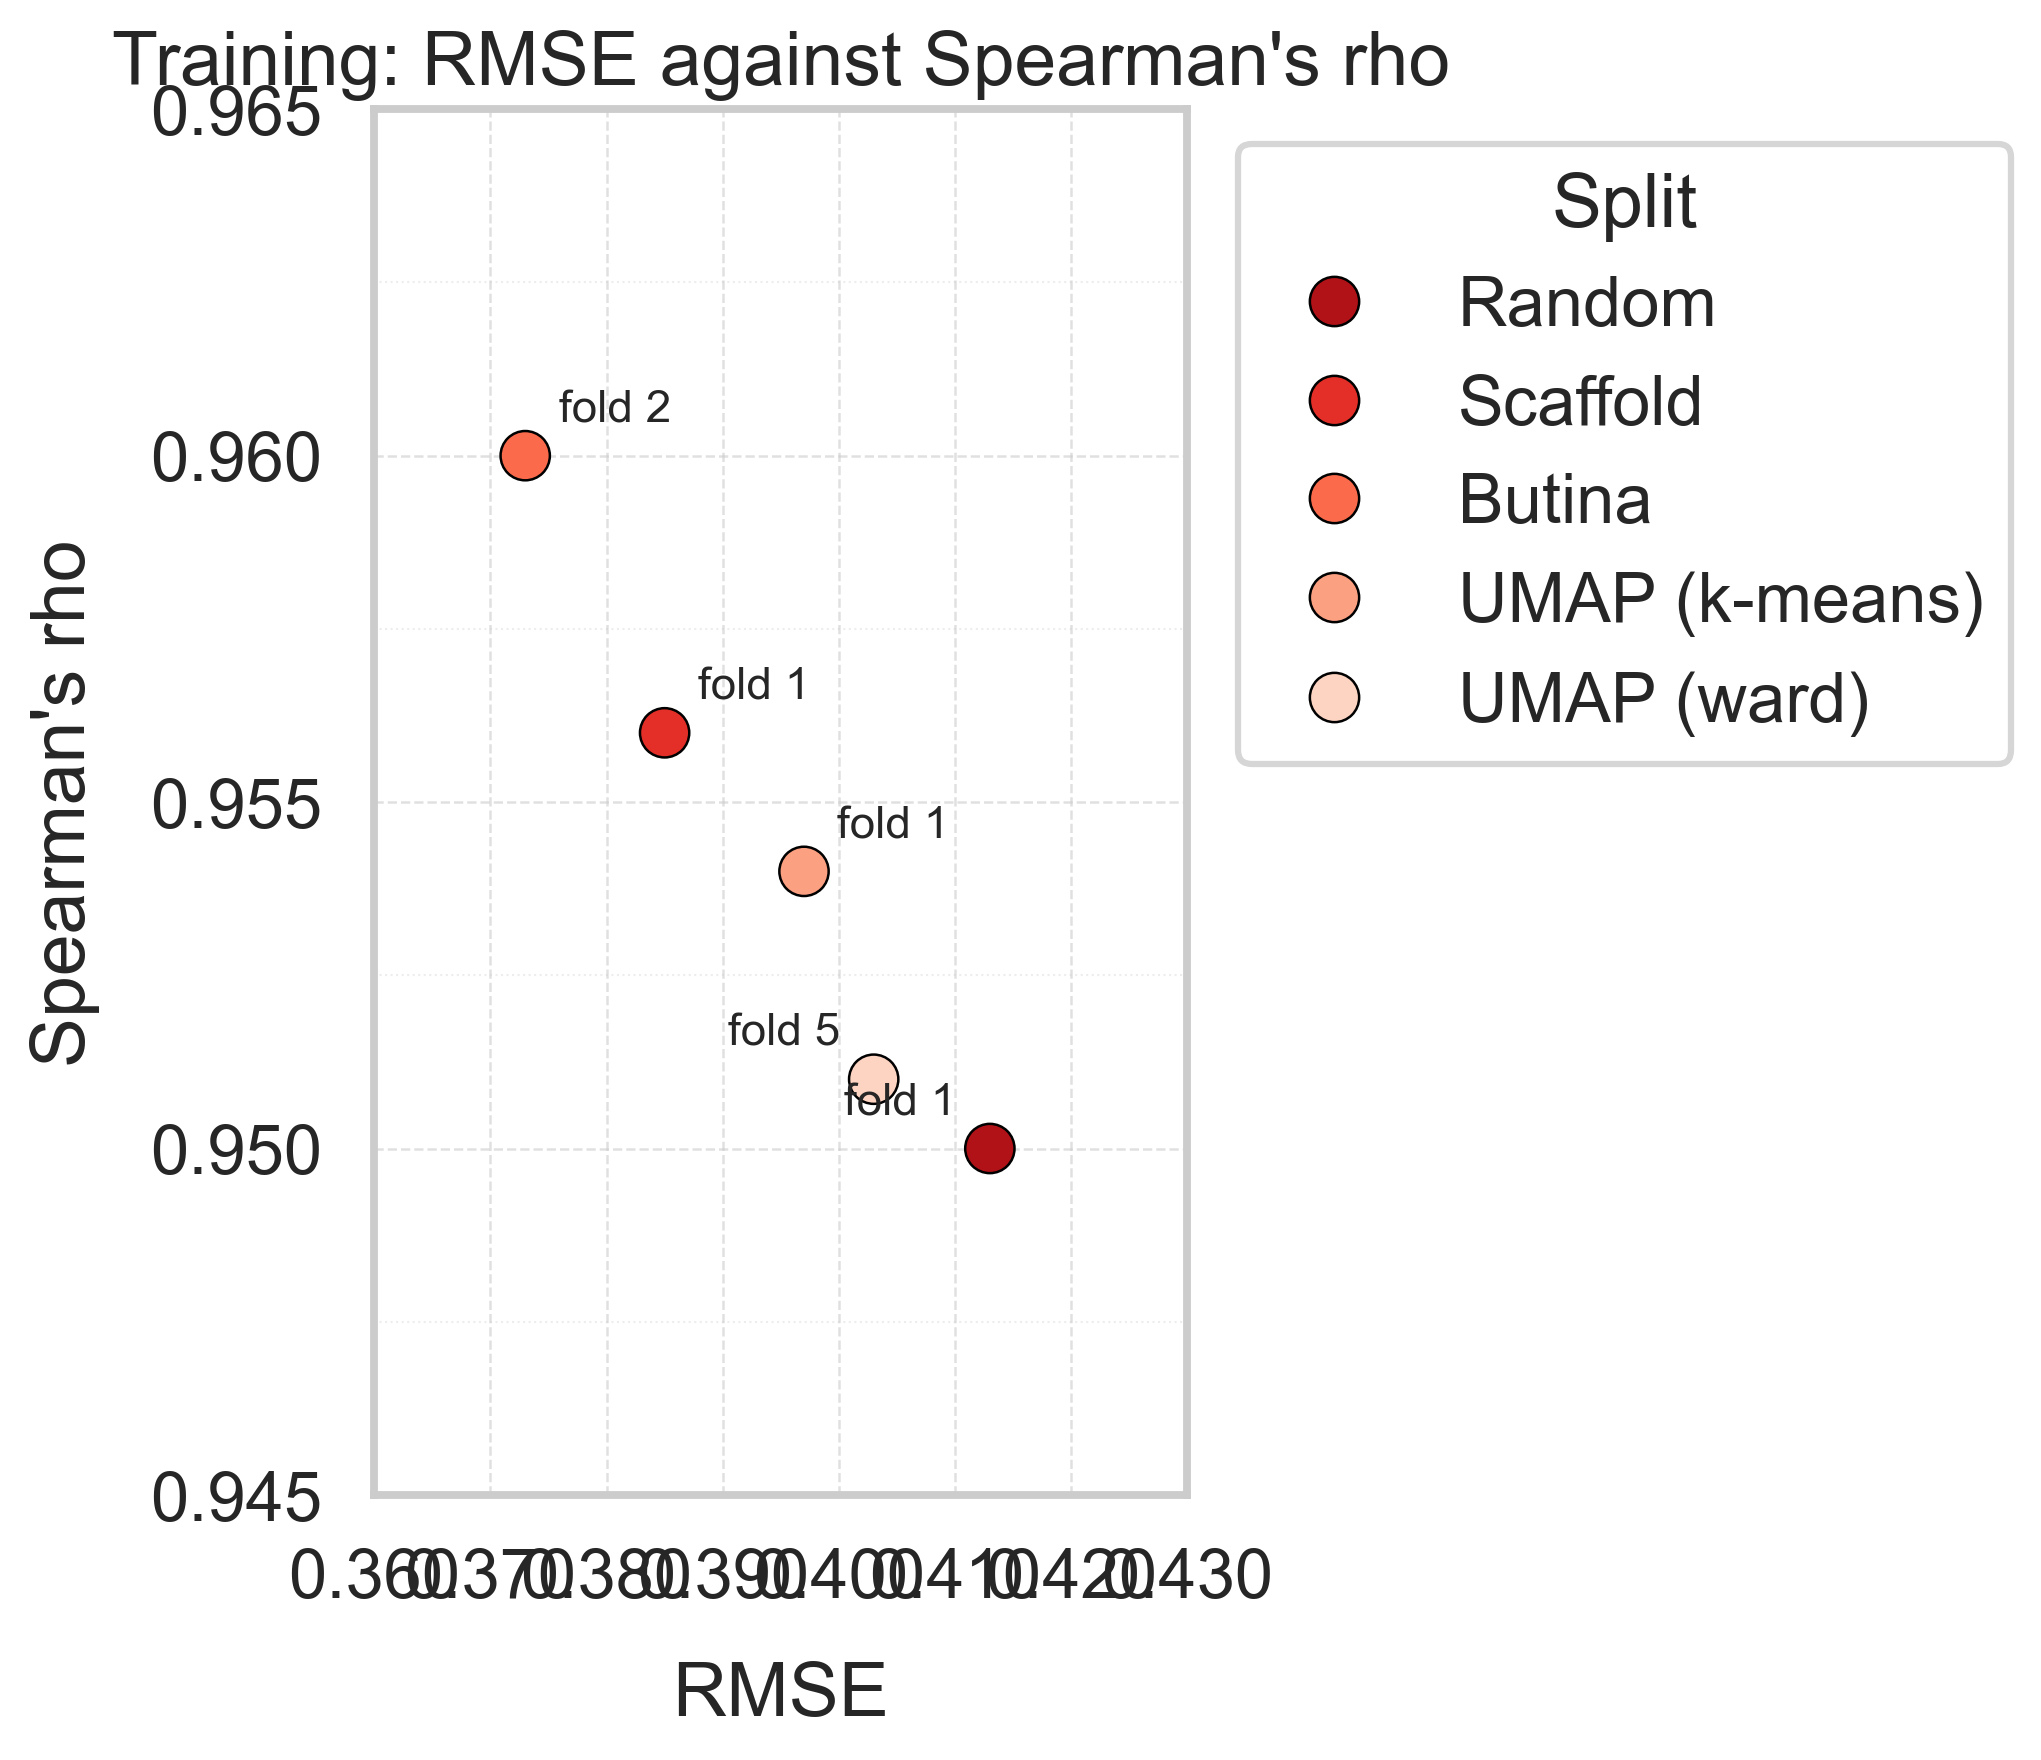

Recreate this plot in Python.
''' Description: Create dot plot with validation results contrasting RMSE to Spearman's rho

Requirements:
    - Non import requirement: Raw test data
'''
import math
import pandas as pd
import seaborn as sns
import matplotlib.pyplot as plt
import matplotlib.ticker as mticker

train_rows = [
    {"Split": "Random",         "Fold": 1, "RMSE": 0.413, "Spearman": 0.950, "n": 28349},
    {"Split": "Scaffold",       "Fold": 1, "RMSE": 0.385, "Spearman": 0.956, "n": 25897},
    {"Split": "Butina",         "Fold": 2, "RMSE": 0.373, "Spearman": 0.960, "n": 28465},
    {"Split": "UMAP (k-means)", "Fold": 1, "RMSE": 0.397, "Spearman": 0.954, "n": 31422},
    {"Split": "UMAP (ward)",    "Fold": 5, "RMSE": 0.403, "Spearman": 0.951, "n": 31166},
]

df = pd.DataFrame(train_rows)
df["Label"] = df["Split"] + " (fold " + df["Fold"].astype(str) + ")"

sns.set_theme(style="whitegrid", context="talk")
palette = sns.color_palette("Reds_r", n_colors=df["Split"].nunique())

plt.figure(figsize=(7.2, 6.2))
ax = sns.scatterplot(
    data=df,
    x="RMSE",
    y="Spearman",
    hue="Split",
    palette=palette,
    s=140,
    edgecolor="black",
    linewidth=0.6
)

# Axis label padding
LABEL_PAD = 12
ax.set_xlabel("RMSE", labelpad=LABEL_PAD)
ax.set_ylabel("Spearman's rho", labelpad=LABEL_PAD)
ax.set_title("Training: RMSE against Spearman's rho")

MAJOR_X = 0.01
MAJOR_Y = 0.005
MINOR_Y = 0.0025

xmin, xmax = df["RMSE"].min(), df["RMSE"].max()
ymin, ymax = df["Spearman"].min(), df["Spearman"].max()

def nice_bounds(vmin, vmax, step, pad_steps=1):
    lo = math.floor(vmin/step)*step - pad_steps*step
    hi = math.ceil (vmax/step)*step + pad_steps*step
    return lo, hi

xlo, xhi = nice_bounds(xmin, xmax, MAJOR_X, pad_steps=1)
ylo, yhi = nice_bounds(ymin, ymax, MAJOR_Y, pad_steps=1)

ax.set_xlim(xlo, xhi)
ax.set_ylim(ylo, yhi)

# X: major ticks only, fewer labels
ax.xaxis.set_major_locator(mticker.MultipleLocator(MAJOR_X))
ax.xaxis.set_major_formatter(mticker.FormatStrFormatter('%.3f'))
ax.xaxis.set_minor_locator(mticker.NullLocator())  # no minor x ticks

# Y: dense ticks (major + minor)
ax.yaxis.set_major_locator(mticker.MultipleLocator(MAJOR_Y))
ax.yaxis.set_minor_locator(mticker.MultipleLocator(MINOR_Y))
ax.yaxis.set_major_formatter(mticker.FormatStrFormatter('%.3f'))

# Grid:
ax.grid(True, which="major", linestyle="--", linewidth=0.6, alpha=0.6)
ax.grid(True, which="minor", linestyle=":",  linewidth=0.5, alpha=0.35)

# Annotate folds:
rightmost_idx = df.nlargest(2, "RMSE").index
for idx, r in df.iterrows():
    if idx in rightmost_idx:
        ax.annotate(
            f'fold {int(r["Fold"])}',
            (r["RMSE"], r["Spearman"]),
            xytext=(-8, 6), textcoords="offset points",
            ha="right", va="bottom", fontsize=11
        )
    else:
        ax.annotate(
            f'fold {int(r["Fold"])}',
            (r["RMSE"], r["Spearman"]),
            xytext=(8, 6), textcoords="offset points",
            ha="left", va="bottom", fontsize=11
        )

# Legend outside
ax.legend(title="Split", bbox_to_anchor=(1.02, 1), loc="upper left", frameon=True)

plt.tight_layout()
plt.savefig("p2_models/3 - analysis_test_results/figures/train_val_rmse_spearman/train_performance.png", dpi=300, bbox_inches="tight")
plt.show()
